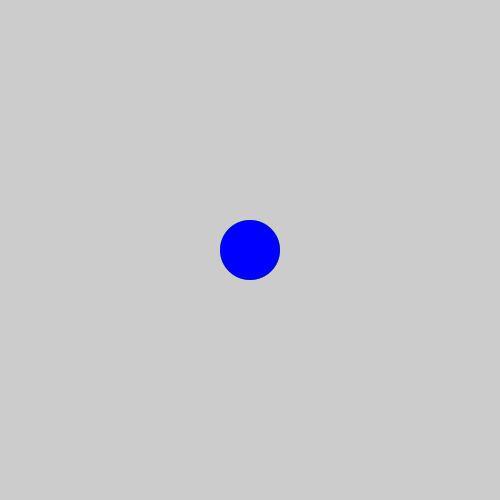
Frame 1 (no input)
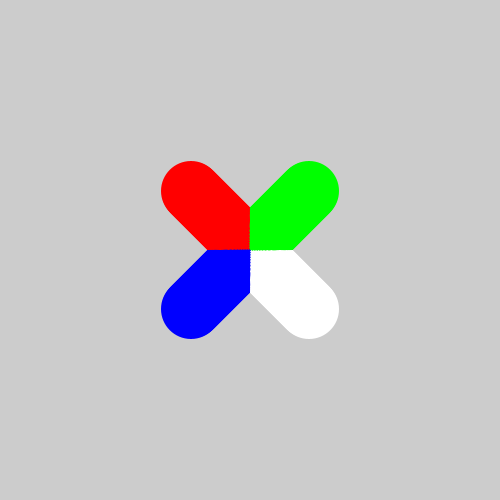
Frame 60 (the mouse pressed at the canvas centre just before this capture)
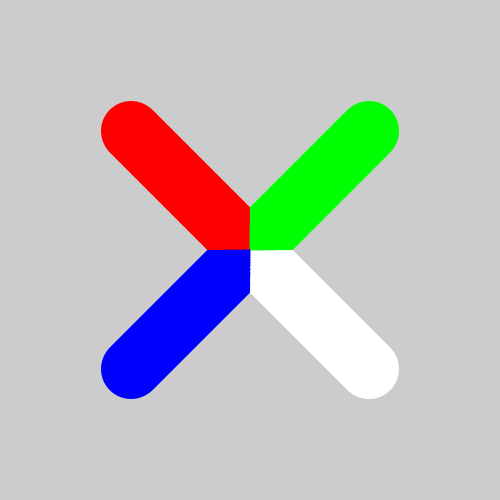
Frame 120 (the mouse held since frame 60 and released just before this capture)

The Processing sketch that drew these frames (run headless with seeded random() and noise(); from frame 60 on, the mouse is pressed at the canvas centre):

// Processing sketch: Travelling_circleV2_pde
// ── Travelling_circleV2_pde.pde
float x=250;
float y=250; 

float a=250;
float b=250;

float c=250;
float d=250;

float e=250;
float f=250;

void setup() {
  size(500, 500);
  frameRate(30);
}

void draw() {
  noStroke();

  fill(255);
  ellipse(x, y, 60, 60);

  fill(255, 0, 0);
  ellipse(a, b, 60, 60);

  fill(0, 255, 0);
  ellipse(c, d, 60, 60);

  fill(0, 0, 255);
  ellipse(e, f, 60, 60);

  x = x+1;
  y = y+1;

  a = a-1;
  b = b-1;

  c = c+1;
  d = d-1;

  e = e-1;
  f = f+1;
}
